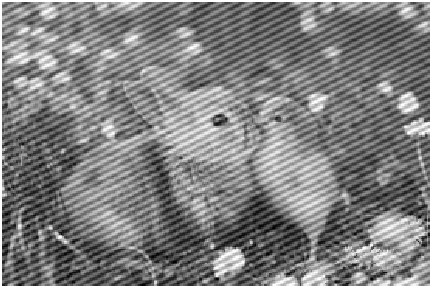
#> input picture static/diag_noisy_animals.jpg, 432 x 288 px, found by its file name
$ python 04.py
#> lines starting #> are read from the running program, lines starting #| are printed output that depends on the picture; after the words box and inside, x2 and y2 are one past the last pixel; in counts of white or black regions, pixels touching at a corner belong together
from PIL import Image
import numpy as np

# axes=(0, 1) -> only transform over height/width, so rgb (h, w, 3) is done per channel

def fft_image(img):
    F = np.fft.fft2(img.astype(np.float32), axes=(0, 1))
    return np.fft.fftshift(F, axes=(0, 1))

def ifft_image(F, offset=0):
    out = np.real(np.fft.ifft2(np.fft.ifftshift(F, axes=(0, 1)), axes=(0, 1)))
    return np.clip(np.round(out + offset), 0, 255).astype(np.uint8)

def magnitude_spectrum(F):
    mag = np.log1p(np.abs(F))
    mag = mag / mag.max() * 255
    return mag.astype(np.uint8)

def phase_spectrum(F):
    phase = (np.angle(F) + np.pi) / (2 * np.pi) * 255
    return phase.astype(np.uint8)

def save_spectrum(F, path, phase_path=None):
    # F: spectrum from fft_image (or after filtering), saved as is, no re-fft
    # rgb: average the channels, fft is linear so this = spectrum of the gray-ish image
    if F.ndim == 3:
        F = F.mean(axis=2)
    Image.fromarray(magnitude_spectrum(F)).save(path)
    if phase_path:
        Image.fromarray(phase_spectrum(F)).save(phase_path)

def distance_from_center(shape):
    h, w = shape[:2]
    y = np.arange(h) - h // 2
    x = np.arange(w) - w // 2
    return np.sqrt(y[:, None] ** 2 + x[None, :] ** 2)

def lowpass_mask(shape, cutoff, kind="gaussian"):
    D = distance_from_center(shape)
    if kind == "ideal":
        # hard cut
        return (D <= cutoff).astype(np.float32)
    if kind == "gaussian":
        return np.exp(-(D ** 2) / (2 * cutoff ** 2))
    raise ValueError(kind)

def highpass_mask(shape, cutoff, kind="gaussian"):
    return 1 - lowpass_mask(shape, cutoff, kind)

def fill_rect(H, y0, y1, x0, x1, value):
    # coords relative to the spectrum center, end exclusive, either order works
    y0, y1 = sorted((y0, y1))
    x0, x1 = sorted((x0, x1))
    h, w = H.shape[:2]
    cy, cx = h // 2, w // 2
    H[max(cy + y0, 0):max(cy + y1, 0), max(cx + x0, 0):max(cx + x1, 0)] = value
    return H

def strip_reject_mask(shape, half_width=1, start=40, axis="vertical", floor=0.0):
    h, w = shape[:2]
    H = np.ones((h, w), dtype=np.float32)
    if axis == "horizontal":
        H = H.T

    n = H.shape[0]
    x0, x1 = -half_width, half_width + 1
    fill_rect(H, -n, -start + 1, x0, x1, floor)  # top
    fill_rect(H, start, n, x0, x1, floor)        # bottom

    return H.T if axis == "horizontal" else H

def strip_filter(F, half_width=1, start=40, axis="vertical", floor=0.0):
    # spectrum in, spectrum out. fft_image before, ifft_image after
    return apply_mask(F, strip_reject_mask(F.shape, half_width, start, axis, floor))

def apply_mask(F, H):
    # rgb: (h, w) mask -> (h, w, 1) so it broadcasts over the 3 channels
    if F.ndim == 3:
        H = H[..., None]
    return F * H

def lowpass_filter(img, cutoff, kind="gaussian"):
    F = fft_image(img)
    return ifft_image(apply_mask(F, lowpass_mask(F.shape, cutoff, kind)))

def highpass_filter(img, cutoff, kind="gaussian"):
    # dc is removed so the result sits around 0, shift by 128 to see negatives
    F = fft_image(img)
    return ifft_image(apply_mask(F, highpass_mask(F.shape, cutoff, kind)), offset=128)

if __name__ == "__main__":
    image_path = "../static/diag_noisy_animals.jpg"
    input_image = Image.open(image_path)
#> input_image is the input picture: PIL image 432x288 RGB; min 0, max 255, mean 127.2
    output_path = "./out/a4/animal/1.jpg"
    input_data = np.array(input_image)

    F = fft_image(input_data)
    G = strip_filter(F, half_width=4, start=20, axis="horizontal", floor=0)
#> in apply_mask, `H = H[..., None]`:
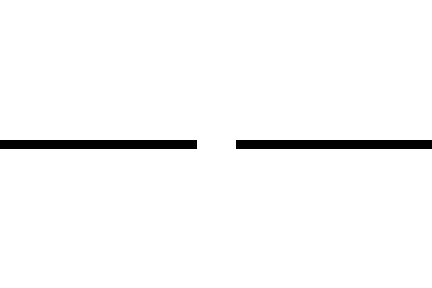
#> H: shape (288, 432, 1) float32; values 0 (black) and 1 (white), 97.2% white; 2 black regions, box (x1, y1, x2, y2) and area: (0, 140, 197, 149) 1773, (236, 140, 432, 149) 1764
    G = strip_filter(G, half_width=4, start=20, axis="vertical", floor=0)
#> in apply_mask (call 2), `H = H[..., None]`:
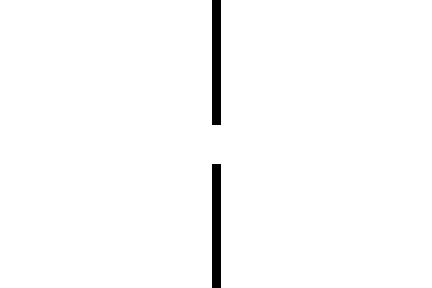
#> H: shape (288, 432, 1) float32; values 0 (black) and 1 (white), 98.2% white; 2 black regions, box (x1, y1, x2, y2) and area: (212, 0, 221, 125) 1125, (212, 164, 221, 288) 1116

    for y_sign in (-1, 1):
        for x_sign in (-1, 1):
            fill_rect(G, y_sign * 34, y_sign * 42, x_sign * 23, x_sign * 257 , 0)
            fill_rect(G, y_sign * 34, y_sign * 156, x_sign * 25, x_sign * 32, 0)
#> this loop made 2 passes
    # fill_rect(G, 30, -30, 60, 120, 0)

    out = ifft_image(G)
#> in ifft_image, `out = np.real(np.fft.ifft2(np.fft.ifftshift(F, axes=(0, 1)), axes=(0, ..`:
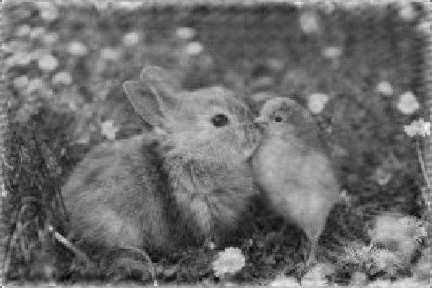
#> out: shape (288, 432, 3) float64; min 16.44, max 275.8, mean 127.2; drawn with min black and max white
    Image.fromarray(out).save(output_path)

    save_spectrum(F, "./out/a4/animal/1_spectrum_before.png")
#> in magnitude_spectrum, `mag = np.log1p(np.abs(F))`:
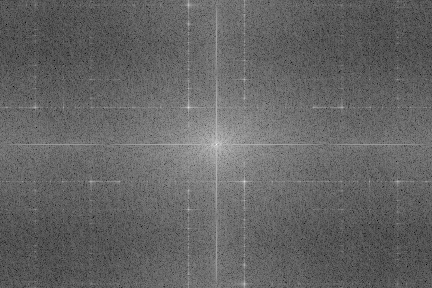
#> mag: shape (288, 432) float64; min 1.64, max 16.58, mean 7.56; drawn with min black and max white
    save_spectrum(G, "./out/a4/animal/1_spectrum_after.png")
#> in magnitude_spectrum (call 2), `mag = np.log1p(np.abs(F))`:
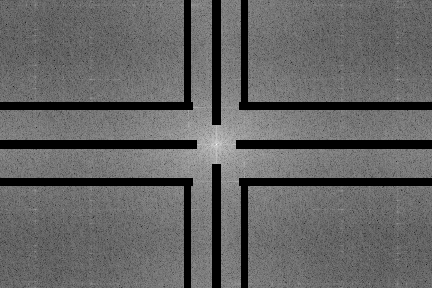
#> mag: shape (288, 432) float64; min 0, max 16.58, mean 6.56; drawn with min black and max white


# [25 lines of commented-out code are left out]

$ run again, with static/Noisy_flower1_horizontal.jpg copied over static/diag_noisy_animals.jpg
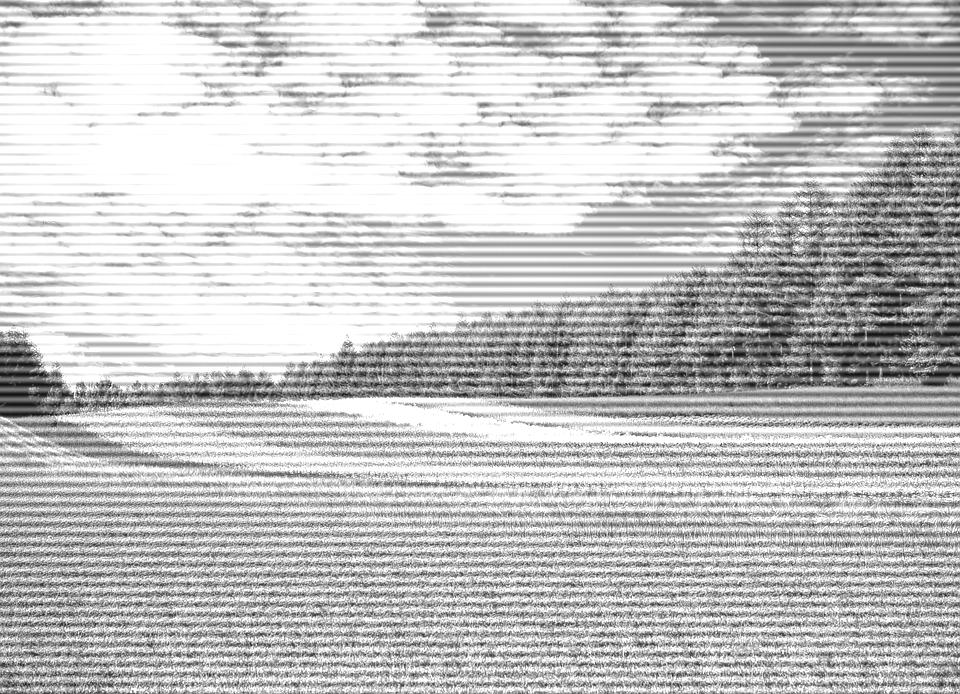
#> input picture static/Noisy_flower1_horizontal.jpg, 960 x 694 px, found by its file name
#> input_image is the input picture: PIL image 960x694 L; min 4, max 255, mean 196
#> the loop `for y_sign in (-1, 1):` made 2 passes
#> in ifft_image, `out = np.real(np.fft.ifft2(np.fft.ifftshift(F, axes=(0, 1)), axes=(0, ..`:
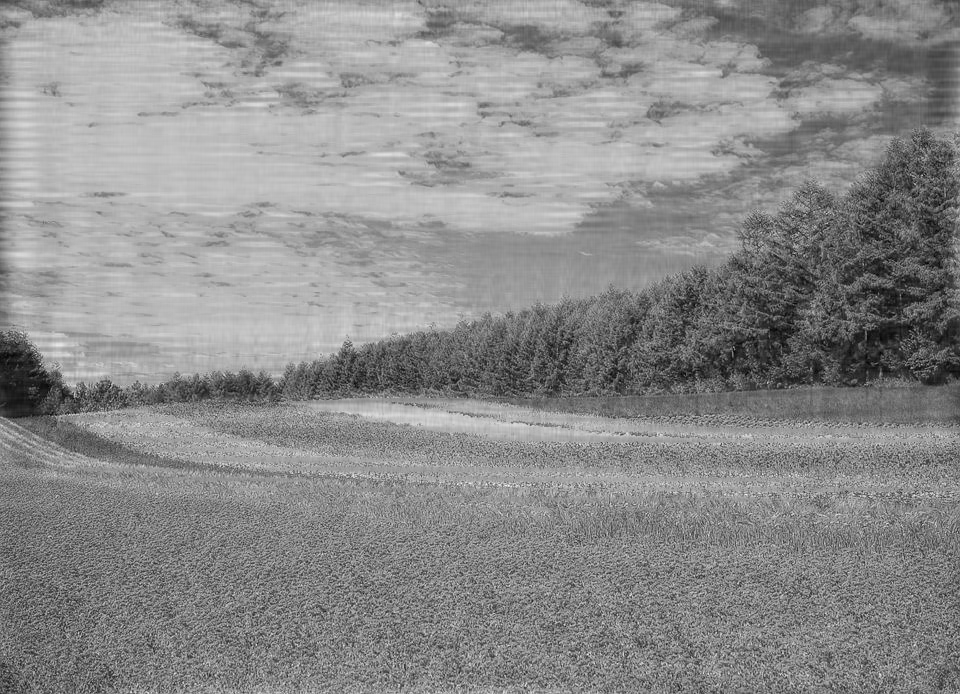
#> out: shape (694, 960) float64; min 37.07, max 327.7, mean 196; drawn with min black and max white
#> in magnitude_spectrum (call 2), `mag = np.log1p(np.abs(F))`:
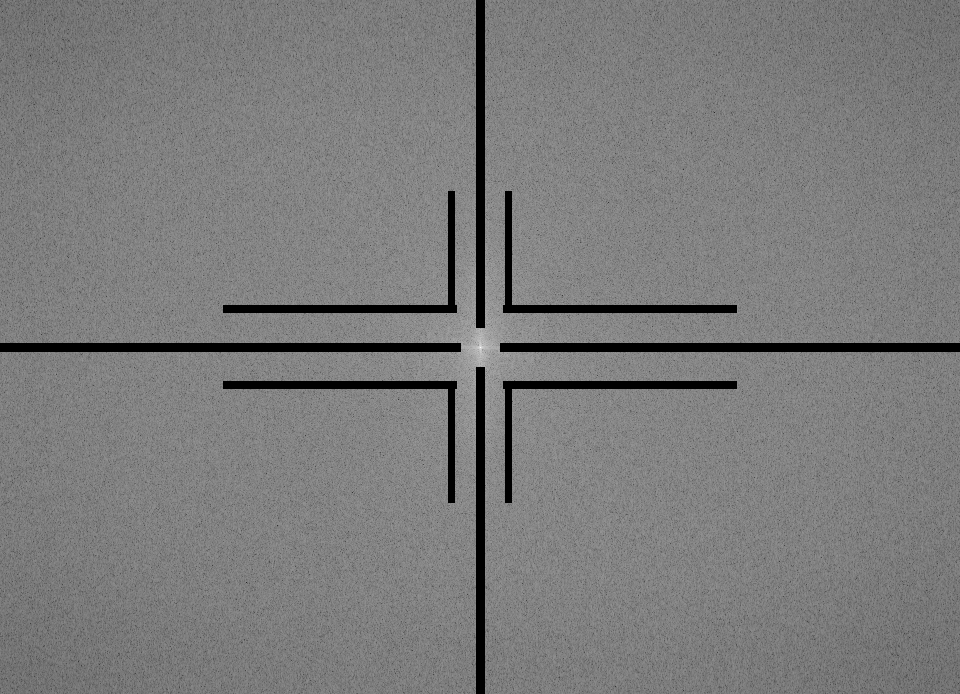
#> mag: shape (694, 960) float64; min 0, max 18.69, mean 9.05; drawn with min black and max white
